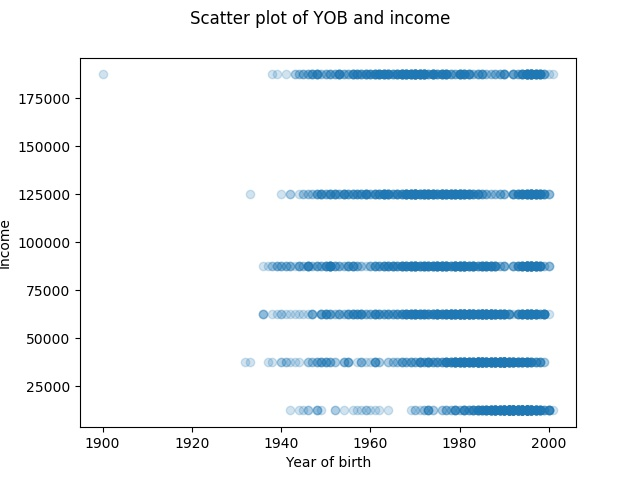

This chart was generated by the following Python code:
import pandas as pd
import numpy as np
import matplotlib.mlab as mlab
import matplotlib.pyplot as plt

df = pd.read_csv('../data/train.csv')
income = np.array(df['Income'])
year = np.array(df['YOB'])


# Do value conversion on income:
for i in range(len(income)):
    if income[i] == 'under $25,000':
        income[i] = 12500
    elif income[i] == '$25,001 - $50,000':
        income[i] = 37500
    elif income[i] == '$50,000 - $74,999':
        income[i] = 62500
    elif income[i] == '$75,000 - $100,000':
        income[i] = 87500
    elif income[i] == '$100,001 - $150,000':
        income[i] = 125000
    elif income[i] == 'over $150,000':
        income[i] = 187500

year_max = max(year)
year_min = min(year)

income = list(income)
year = list(year)
income_idx = np.where(np.logical_not(np.isnan(income)))[0]
year_idx = np.where(np.logical_not(np.isnan(year)))[0]
valid_idx = np.intersect1d(income_idx,year_idx)
income = np.array(income)
year = np.array(year)


fig = plt.figure()
fig.suptitle('Scatter plot of YOB and income')
plt.xlabel('Year of birth')
plt.ylabel('Income')
plt.scatter(year[valid_idx],income[valid_idx],alpha=0.2)
fig.savefig('scatter_plot.jpg')
